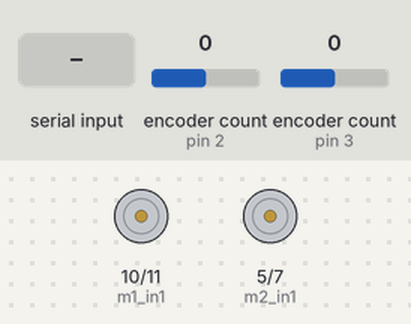
Recording of a sketch running on a simulated Arduino Uno, built with avr-gcc and run on an emulated ATmega328P. Parts: motor-driver pin pairs drawn as motors (green arrow = first pin HIGH = forward, orange = second pin HIGH = backward, longer = more drive, scaled by the enable pin). The inputs (shaded band) are chosen by the test bench; at power-on: encoder count (sensors on pin 2, pin 3) 0. What the sketch prints to the serial monitor is not drawn.

Above: at 1.2 s.
1.3 s: "r" received over Serial
3.8 s: "90:45:200\n" received over Serial
At 6.0 s:
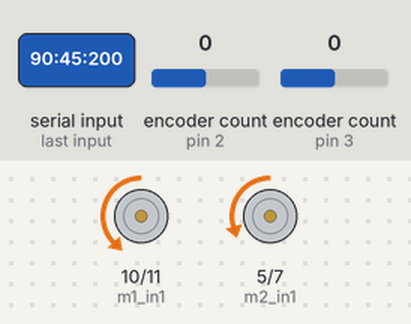
6.3 s: "l" received over Serial
At 7.9 s:
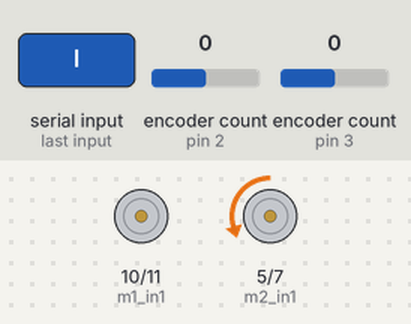
8.8 s: "30:150\n" received over Serial
At 11.0 s:
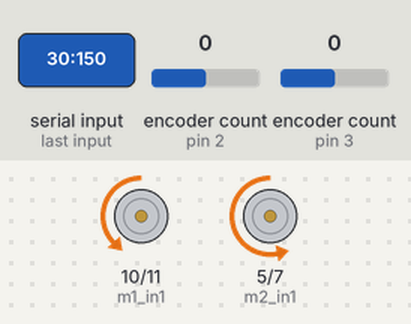
11.3 s: "1:90\n" received over Serial
At 13.0 s:
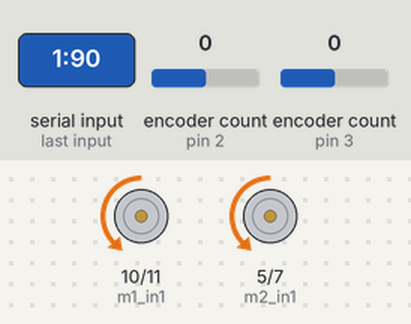
13.8 s: "30:150:10\n" received over Serial
At 16.1 s:
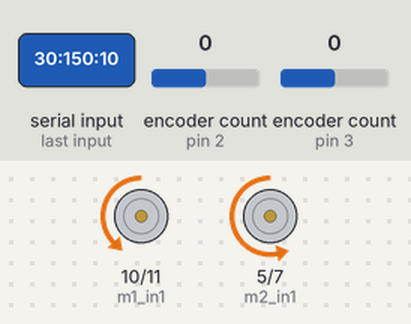
Timing chart, 0 to 17.3 s (numbered marks = the images above; inputs shaded):
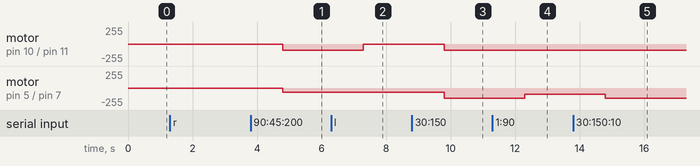

The sketch:

send_encoder_pulse_receive_pwm.ino
```cpp
#include <Encoder.h>

boolean motor_direction = true;  // true is forward
const int m1_in1 = 10;
const int m1_in2 = 11;

const int m2_in1 = 5;
const int m2_in2 = 7;

const int en1_pwm = 9;
const int en2_pwm = 6;

long oldPositionLeft  = 0;
long oldPositionRight  = 0;
const int check_rpm_period = 20;
const int lowest_power_value = 50;

// 8423 pulses per revolution by eye
int pulses_per_revolution = 8423;

Encoder myEncLeft(2, 4);
Encoder myEncRight(3, 12);
long oldPosition  = -999;
unsigned long start_time = millis();
unsigned long last_time_for_revolution = millis();
unsigned long prev_time = start_time;

void setup() {
  //Serial.begin(9600);
  //Serial.begin(19200);
  //Serial.begin(38400);
  Serial.begin(115200);

  while (!Serial) {
    ; // wait for serial port to connect. Needed for Native USB only
  }

  Serial.println("Began serial");

  pinMode(m1_in1, OUTPUT);
  pinMode(m1_in2, OUTPUT);
  pinMode(m2_in1, OUTPUT);
  pinMode(m2_in2, OUTPUT);
  pinMode(en1_pwm, OUTPUT);
  pinMode(en2_pwm, OUTPUT);

  analogWrite(en1_pwm, 0);
  analogWrite(en2_pwm, 0);

  digitalWrite(m1_in1, LOW);
  digitalWrite(m1_in2, LOW);
  digitalWrite(m2_in1, LOW);
  digitalWrite(m2_in2, LOW);

  if (motor_direction == true) {
    digitalWrite(m1_in1, HIGH);
    digitalWrite(m1_in2, LOW);
    digitalWrite(m2_in1, HIGH);
    digitalWrite(m2_in2, LOW);
  }
  else {
    digitalWrite(m1_in1, LOW);
    digitalWrite(m1_in2, HIGH);
    digitalWrite(m2_in1, LOW);
    digitalWrite(m2_in2, HIGH);
  }

  Serial.println("Started motor");

  Serial.print("l");
  Serial.print(" ");
  Serial.println(is_str("l"));
  Serial.print("100");
  Serial.print(" ");
  Serial.println(is_str("100"));

  start_time = millis();
}

void loop() {
  //boolean
  if (Serial.available() > 0) {
    /*int value = Serial.parseInt();
    Serial.println(value);*/
    String input_string = Serial.readString();
    Serial.println(input_string);

    /*int motor_value_left = getValue(input_string, ':', 0).toInt();
    int motor_value_right = getValue(input_string, ':', 1).toInt();*/
    String left_part = getValue(input_string, ':', 0);
    String right_part = getValue(input_string, ':', 1);

    Serial.println("left_part:" + left_part);
    Serial.println("right_part:" + right_part);

    // if the left value is a string, only change left or right wheel (given by string)
    if (is_str(left_part)) {
      Serial.println("Specific motor chosen");
      // Change specific motor's PWM
      int motor_value = right_part.toInt();
      Serial.println("motor_value:");
      Serial.println(motor_value);
      if (left_part == "l") {
        //Serial.println("Within left wheel if statement");
        if(motor_value > 0) {
          // todo delete or duplicate
          //motor_value = constrain(motor_value, 60, 255);
          MotorCounterClockwiseLeft(abs(motor_value));
        }
        else {
          //motor_value = constrain(motor_value, -255, -60);
          MotorClockwiseLeft(abs(motor_value));
        }
      }
      else if (left_part == "r") {
        Serial.println("Within right wheel if statement");
        if(motor_value > 0) {
          MotorCounterClockwiseRight(abs(motor_value));
        }
        else {
          MotorClockwiseRight(abs(motor_value));
        }
      }
    }

    else {
      // Change both motor PWMs at the same time
      int motor_value_left_int = left_part.toInt();
      int motor_value_right_int = right_part.toInt();

      Serial.println("motor_value_left_int:");
      Serial.println(motor_value_left_int);
      Serial.println("motor_value_right_int:");
      Serial.println(motor_value_right_int);

      //if (motor_value_left != 0) {
      if(motor_value_left_int > 0) {
        // todo delete or duplicate
        motor_value_left_int = constrain(motor_value_left_int, lowest_power_value + 10, 255);
        MotorCounterClockwiseLeft(abs(motor_value_left_int));
      }
      else {
        motor_value_left_int = constrain(motor_value_left_int, -255, - lowest_power_value - 10);
        MotorClockwiseLeft(abs(motor_value_left_int));
      }

      if(motor_value_right_int > 0) {
        motor_value_right_int = constrain(motor_value_right_int, lowest_power_value + 10, 255);
        MotorCounterClockwiseRight(abs(motor_value_right_int));
      }
      else {
        motor_value_right_int = constrain(motor_value_right_int, -255, - lowest_power_value - 10);
        MotorClockwiseRight(abs(motor_value_right_int));
      }
      //}
    }
  }

  long curr_time = millis() - start_time;
  long time_difference = curr_time - prev_time;
  if (time_difference > check_rpm_period) {
    long newPositionLeft = myEncLeft.read();
    long newPositionRight = myEncRight.read();

    prev_time = curr_time;

    Serial.print("newPositionLeft: ");
    Serial.print(newPositionLeft);
    Serial.print("  ");

    Serial.print("newPositionRight: ");
    Serial.println(newPositionRight);

    /*Serial.write("newPositionLeft: ");
    Serial.write(newPositionLeft);
    Serial.write("  ");

    Serial.write("newPositionRight: ");
    Serial.write(newPositionRight);
    Serial.write("\n");*/

    oldPositionLeft = newPositionLeft;
    oldPositionRight = newPositionRight;
  }
}

void MotorClockwiseLeft(int power) {
  //if(power > lowest_power_value) {
    analogWrite(en1_pwm, power);
    digitalWrite(m1_in1, HIGH);
    digitalWrite(m1_in2, LOW);
  /*}
  else {
    digitalWrite(m1_in1, LOW);
    digitalWrite(m1_in2, LOW);
  }*/
}

void MotorCounterClockwiseLeft(int power) {
  if(power > lowest_power_value) {
    analogWrite(en1_pwm, power);
    digitalWrite(m1_in1, LOW);
    digitalWrite(m1_in2, HIGH);
  }
  else {
    digitalWrite(m1_in1, LOW);
    digitalWrite(m1_in2, LOW);


    // todo try below?
    /*analogWrite(en1_pwm, lowest_power_value);
    digitalWrite(m1_in1, HIGH);
    digitalWrite(m1_in2, LOW);*/
  }
}

void MotorClockwiseRight(int power) {
  if(power > lowest_power_value) {
    analogWrite(en2_pwm, power);
    digitalWrite(m2_in1, HIGH);
    digitalWrite(m2_in2, LOW);
  }
  else {
    digitalWrite(m2_in1, LOW);
    digitalWrite(m2_in2, LOW);
  }
}

void MotorCounterClockwiseRight(int power) {
  if(power > lowest_power_value) {
    analogWrite(en2_pwm, power);
    digitalWrite(m2_in1, LOW);
    digitalWrite(m2_in2, HIGH);
  }
  else {
    digitalWrite(m2_in1, LOW);
    digitalWrite(m2_in2, LOW);
  }
}

String getValue(String data, char separator, int index) {
    int found = 0;
    int strIndex[] = { 0, -1 };
    int maxIndex = data.length() - 1;

    for (int i = 0; i <= maxIndex && found <= index; i++) {
        if (data.charAt(i) == separator || i == maxIndex) {
            found++;
            strIndex[0] = strIndex[1] + 1;
            strIndex[1] = (i == maxIndex) ? i+1 : i;
        }
    }
    return found > index ? data.substring(strIndex[0], strIndex[1]) : "";
}

boolean is_str(String input_string) {
  boolean is_str = false;
  for(byte i=0; i< input_string.length(); i++)
  {
    if(!isDigit(input_string.charAt(i))) {
      is_str = true;
      // todo could check for all to not be a digit to confirm it's a string?
      break;
    }
  }

  return is_str;
}
```

Measured:
- after the input at 3.8 s, motor on pin 10 (m1_in1) / pin 11 (m1_in2): stopped → backward 90/255 after 1.0 s; motor on pin 5 (m2_in1) / pin 7 (m2_in2): stopped → backward 60/255 after 1.0 s
- after the input at 6.3 s, motor on pin 10 (m1_in1) / pin 11 (m1_in2): backward 90/255 → stopped after 1.0 s
- after the input at 8.8 s, motor on pin 10 (m1_in1) / pin 11 (m1_in2): stopped → backward 90/255 after 1.0 s; motor on pin 5 (m2_in1) / pin 7 (m2_in2): backward 60/255 → backward 150/255 after 1.0 s
- after the input at 11.3 s, motor on pin 5 (m2_in1) / pin 7 (m2_in2): backward 150/255 → backward 90/255 after 1.0 s
- after the input at 13.8 s, motor on pin 5 (m2_in1) / pin 7 (m2_in2): backward 90/255 → backward 150/255 after 1.0 s
